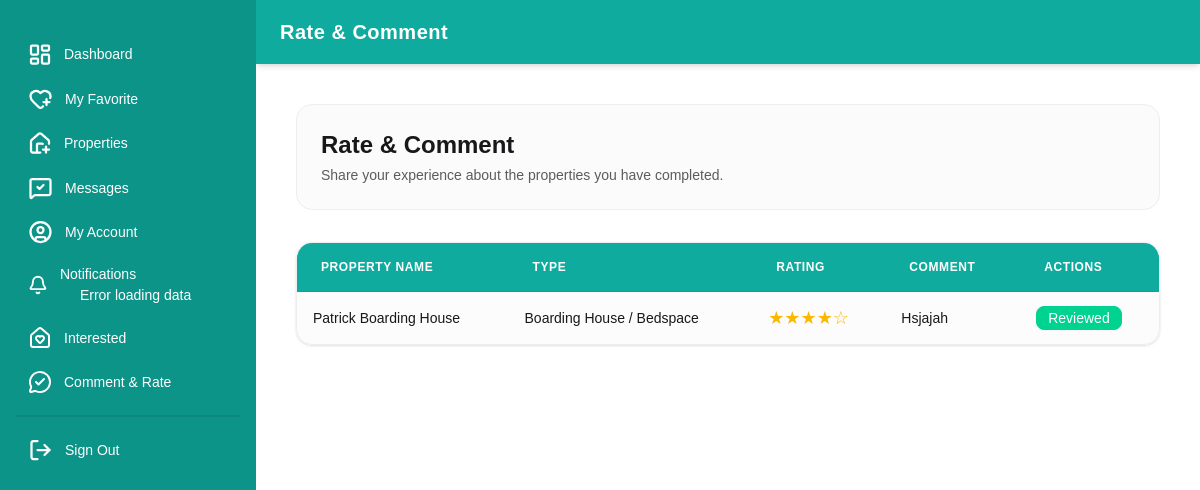
Page /users/comment_rate.php (signed in) on the earlier database version.
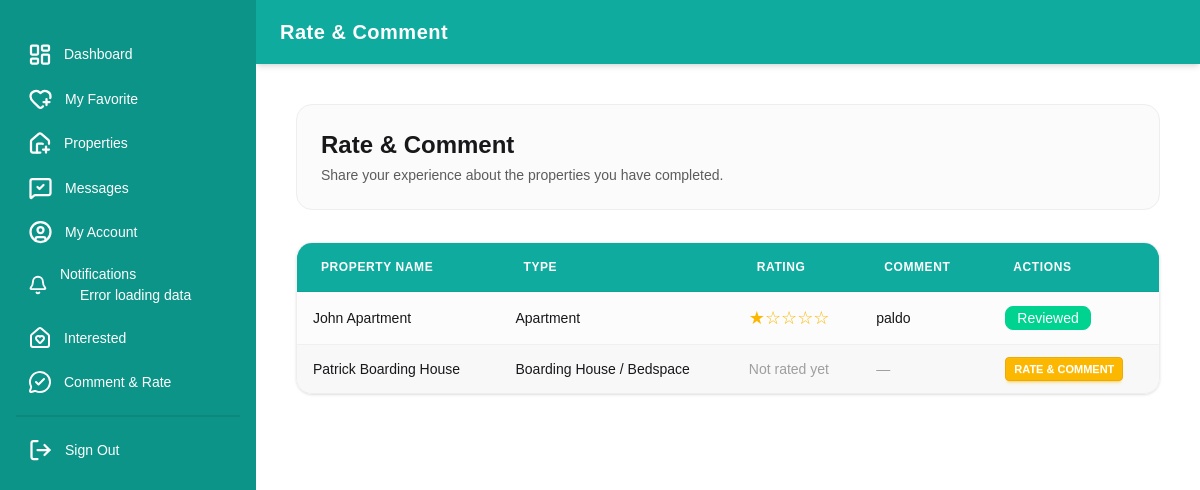
Same page on the later database version.
### tables this page shows
CREATE TABLE IF NOT EXISTS `reviews` (
  `review_id` int NOT NULL AUTO_INCREMENT,
  `int_id` varchar(50) NOT NULL,
  `landlord_id` varchar(50) NOT NULL,
  `user_id` varchar(50) NOT NULL,
  `rating` tinyint NOT NULL,
  `comment` text NOT NULL,
  `date_sent` varchar(30) NOT NULL,
  `time_sent` varchar(30) NOT NULL,
  PRIMARY KEY (`review_id`),
  UNIQUE KEY `unique_int` (`int_id`)
);

CREATE TABLE IF NOT EXISTS `landlord` (
  `landlord_id` varchar(255) NOT NULL DEFAULT '',
  `user_id` varchar(255) DEFAULT NULL,
  `province` varchar(255) DEFAULT NULL,
  `municipality` varchar(255) DEFAULT NULL,
  `barangay` varchar(255) DEFAULT NULL,
  `type` varchar(255) DEFAULT NULL,
  `property_name` varchar(255) DEFAULT NULL,
  `date_request` date DEFAULT NULL,
  `status` varchar(255) DEFAULT NULL,
  `longitude` varchar(255) DEFAULT NULL,
  `latitude` varchar(255) DEFAULT NULL,
  PRIMARY KEY (`landlord_id`)
);

CREATE TABLE IF NOT EXISTS `interested` (
  `int_id` int NOT NULL AUTO_INCREMENT,
  `user_id` varchar(255) DEFAULT NULL,
  `landlord_id` varchar(255) DEFAULT NULL,
  `data_id` varchar(255) DEFAULT NULL,
  `date_sent` date DEFAULT NULL,
  `time_sent` time DEFAULT NULL,
  `status` varchar(255) DEFAULT NULL,
  PRIMARY KEY (`int_id`)
);

### config.php (called while the page is built, shortened)
<?php
    if(isset($_SESSION['user_login'])){
        $user_id_login = $_SESSION['user_login'];
    }
?>

### users/comment_rate.php (the view, shortened to what this page needs)
<?php
include '../config.php';
function renderStars($n) {
    $n = max(0, min(5, (int)$n));
    return str_repeat('★', $n) . str_repeat('☆', 5 - $n);
}
?>
<!DOCTYPE html>
<html lang="en">
<head>
    <link rel="stylesheet" href="../assets/styles/daisy_ui.css">
    <link rel="stylesheet" href="../assets/styles/index.css">
    <script src="../assets/scripts/tailwind.js"></script>
</head>
<body class="bg-base-100 min-h-screen">
  <div class="drawer lg:drawer-open">
    <div class="drawer-content flex flex-col bg-base-100">
      <nav class="navbar w-full bg-[#0fab9e] text-white shadow-md px-6 min-h-[4rem]">
        <div class="flex items-center gap-3">
          <div class="text-xl font-bold tracking-wide">Rate &amp; Comment</div>
        </div>
      </nav>
      <main class="p-6 lg:p-10 max-w-7xl w-full mx-auto">
        <div class="mb-8 bg-base-200/60 p-6 rounded-2xl border border-base-300">
          <h1 class="text-2xl font-extrabold text-base-content">Rate &amp; Comment</h1>
          <p class="text-sm text-base-content/70 mt-1">Share your experience about the properties you have completed.</p>
        </div>
        <div class="bg-base-200/40 border border-base-300 rounded-2xl shadow-sm overflow-hidden">
          <div class="overflow-x-auto">
            <table class="table table-zebra w-full text-left">
              <thead>
                <tr class="bg-[#0fab9e] text-white uppercase text-xs tracking-wider">
                  <th class="py-4 px-6 font-semibold">Property Name</th>
                  <th class="py-4 px-6 font-semibold">Type</th>
                  <th class="py-4 px-6 font-semibold">Rating</th>
                  <th class="py-4 px-6 font-semibold">Comment</th>
                  <th class="py-4 px-6 font-semibold">Actions</th>
                </tr>
              </thead>
              <tbody class="divide-y divide-base-300">
                <?php
                $get_data = $conn->prepare("
                    SELECT i.int_id, l.property_name, l.type,
                           r.review_id, r.rating, r.comment
                    FROM `interested` AS i
                    LEFT JOIN landlord AS l ON l.landlord_id = i.landlord_id
                    LEFT JOIN reviews  AS r ON r.int_id = i.int_id
                    WHERE i.user_id = ? AND i.status = 'Completed'
                    ORDER BY i.date_sent DESC, i.time_sent DESC
                ");
                $get_data->bind_param("s", $user_id_login);
                $get_data->execute();
                $result = $get_data->get_result();
                while ($row = $result->fetch_assoc()) {
                ?>
                  <tr>
                    <td><?= htmlspecialchars($row['property_name'] ?? ''); ?></td>
                    <td><?= htmlspecialchars($row['type'] ?? ''); ?></td>
                    <?php if ($row['review_id']): ?>
                      <td class="text-warning text-lg whitespace-nowrap"><?= renderStars($row['rating']); ?></td>
                      <td class="max-w-xs"><p class="line-clamp-2 text-sm"><?= nl2br(htmlspecialchars($row['comment'])); ?></p></td>
                      <td><span class="badge badge-success text-white">Reviewed</span></td>
                    <?php else: ?>
                      <td class="text-base-content/40">Not rated yet</td>
                      <td class="text-base-content/40">—</td>
                      <td>
                        <button type="button" class="btn btn-warning btn-xs text-white"
                                data-int-id="<?= htmlspecialchars($row['int_id'], ENT_QUOTES); ?>"
                                data-name="<?= htmlspecialchars($row['property_name'] ?? '', ENT_QUOTES); ?>"
                                onclick="openRateModal(this)">RATE &amp; COMMENT</button>
                      </td>
                    <?php endif; ?>
                  </tr>
                <?php } ?>
              </tbody>
            </table>
          </div>
        </div>
      </main>
    </div>
    <div class="drawer-side z-40">
      <?php include 'drawer.php'; ?>
    </div>
  </div>
</body>
</html>

Differences in the rows shown:
no longer on this page (row unchanged): reviews: landlord.property_name "Patrick Boarding House", landlord.type "Boarding House / Bedspace", rating "★★★★☆", comment "Hsjajah"
added reviews: landlord.property_name "John Apartment", landlord.type "Apartment", rating "★☆☆☆☆", comment "paldo"
added interested: landlord.property_name "Patrick Boarding House", landlord.type "Boarding House / Bedspace"
